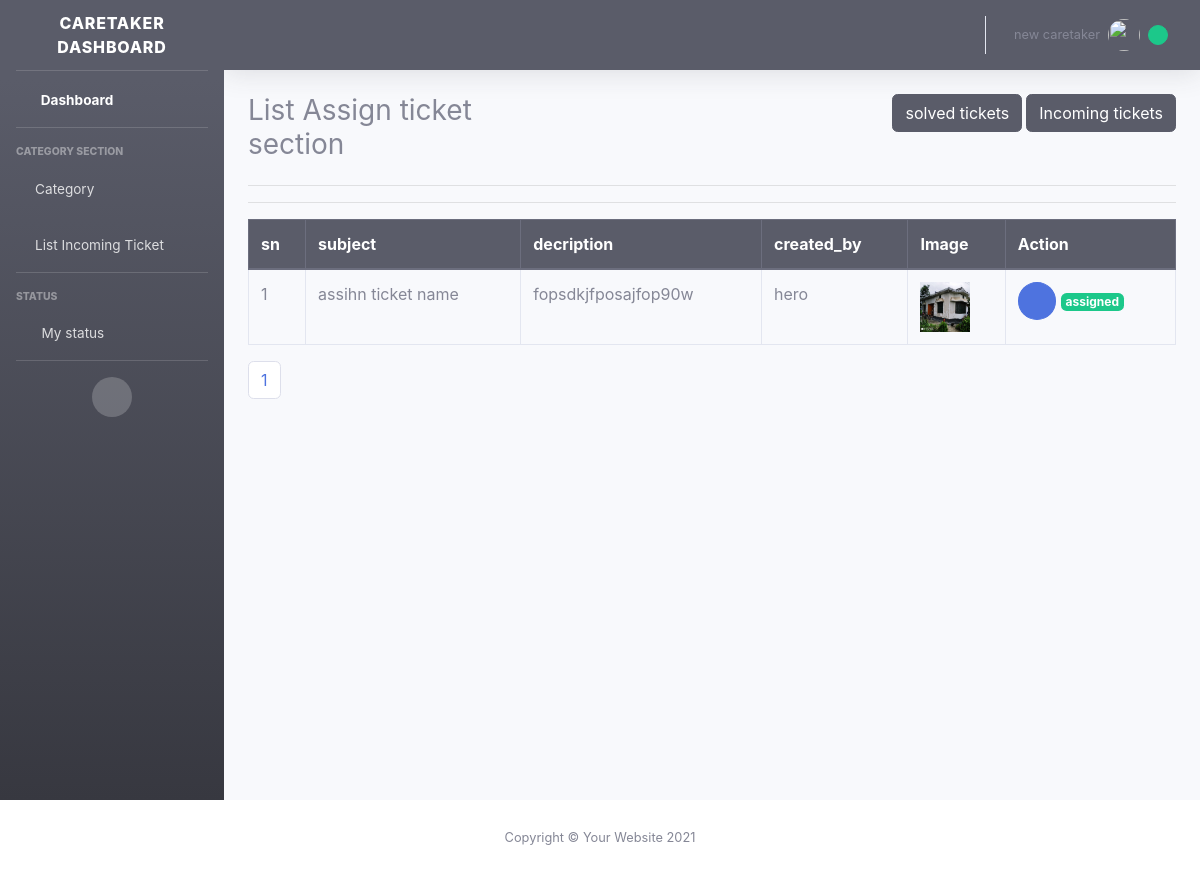
/user/caretaker/my-assign-list (signed in), run on an earlier commit of the app's database.
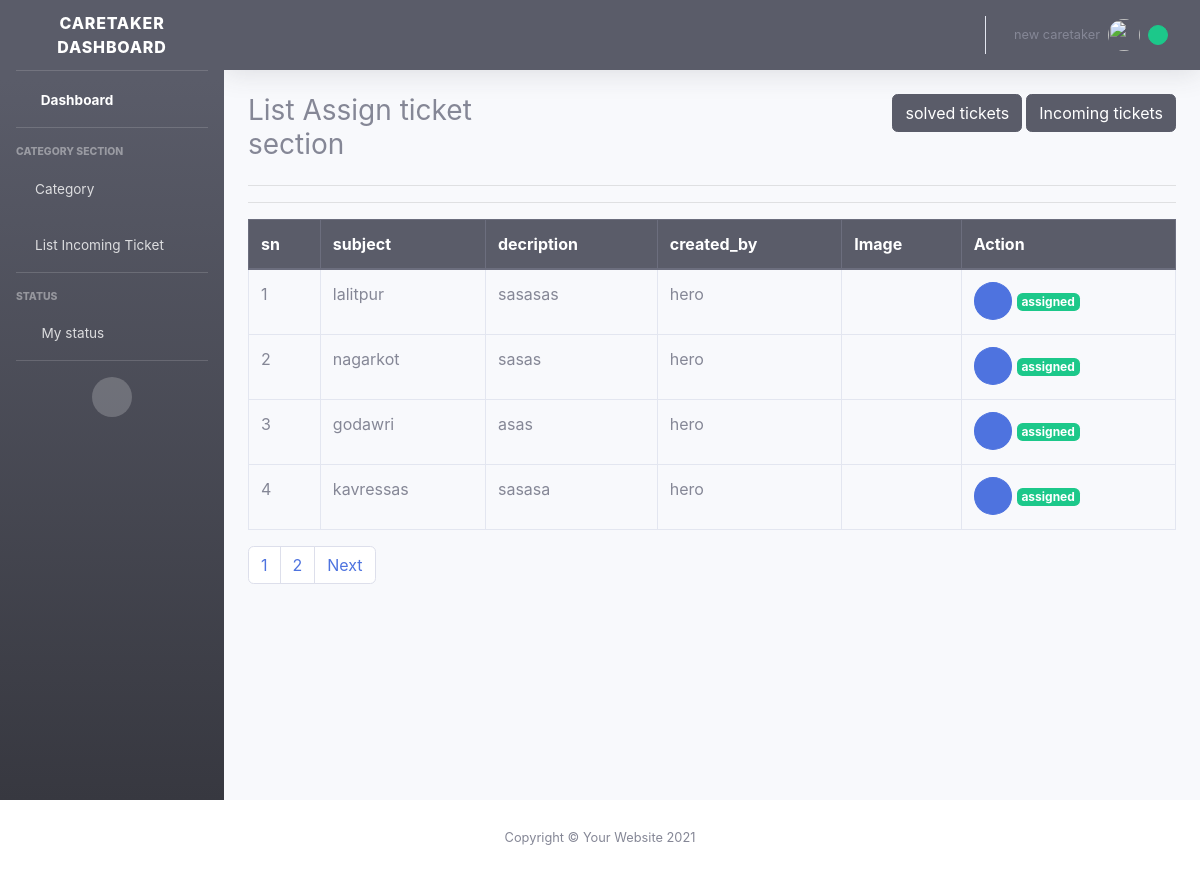
And on a later commit of the database.
### myUser/models.py (models this page shows, shortened)
class User(AbstractBaseUser):
    email = models.EmailField(unique=True,verbose_name='Email')
    name = models.CharField(max_length=20)
    address = models.CharField(max_length=30)
    phone_no = models.CharField(max_length=10)
    image = models.ImageField(upload_to='user/',null=True,blank=False)
    caretaker_status = models.CharField(max_length=9,choices=status,null=True,blank=True)
    is_customer = models.BooleanField(default=False)
    is_Caretaker = models.BooleanField(default=False)
    is_active = models.BooleanField(default=True)
    is_admin= models.BooleanField(default=False)
    created_at=models.DateTimeField(auto_now_add=True)
    updated_at=models.DateTimeField(auto_now=True)
    objects = UserManager()
    USERNAME_FIELD = 'email'
    REQUIRED_FIELDS  = ['name','address','phone_no']
    def __str__(self):
        return self.name

### Ticket/models.py (models this page shows, shortened)
class Ticket(models.Model):
    subject = models.CharField(max_length=30)
    description = models.TextField(max_length=50,blank=True,null=True)
    category  = models.ForeignKey(Category,models.CASCADE,null=True,blank=True)
    image = models.ImageField(upload_to='ticket/',null=True,blank=True)
    status = models.BooleanField(default=1)
    assignStatus = models.BooleanField(null=True,blank=True)
    created_by = models.ForeignKey(User, related_name= 'customerId' , on_delete=models.CASCADE, null=True, blank=True)
    created_at = models.DateTimeField(auto_now_add=True)
    updated_at = models.DateTimeField(auto_now=True)

### Ticket/views.py (the view)
# urls.py: path('caretaker/my-assign-list',views.assignList,name='assign_list'),
@login_required(login_url='caretakerlogin')
def assignList(request):
    assign_ticket_info = ticketAssign.objects.select_related('ticketId').filter(caretakerId= request.user.id)
    bag = []
    for s in assign_ticket_info:
        result = (s.ticketId.id)
        bag.append(result)
    assign_ticket = Ticket.objects.filter(id__in=bag, status=True).order_by('id')
    paginate = Paginator(assign_ticket,4)
    page_url = request.GET.get('page')
    try:
        ticket_info = paginate.page(page_url)
    except PageNotAnInteger:
        ticket_info = paginate.page(1)
    except EmptyPage:
        ticket_info = paginate.page(paginate.num_pages)
    data ={
        'assign':ticket_info,
        'range': paginate
    }
    return render(request,'caretaker/tickets/assign_ticket.html',data)

### templates/careTaker/tickets/assign_ticket.html (shortened to what this page needs)
<!DOCTYPE html>
{% extends '../../caretaker/includes/dashboardhome.html' %}
{% load static %}
{% block 'body' %}
<div class="container-fluid">
    <div class="row" id="dashboardcustomer">
        <div class="col-4">
            <h3 id="customerDashboard">List Assign ticket section</h3>
        </div>
        <div class="col-8">
            <a class="btn btn-dark top-button" href="{% url 'incoming_ticket'  %}">Incoming tickets</a>
            <a class="btn btn-dark top-button mr-1" href="{% url 'solve_ticket_list' %}">solved tickets</a>
        </div>
    </div>
    <hr>
    <hr>
    {% if assign %}
    <table class="table table-bordered table-hover ">
        <thead class="thead-dark">
        <tr>
            <th scope="col">sn</th>
            <th>subject</th>
            <th>decription</th>
            <th>created_by</th>
            <th>Image</th>
            <th>Action</th>
        </tr>
        </thead>
        <tbody>
        {% for t in assign %}
        <tr>
            <td>{{forloop.counter}}</td>
            <td>{{t.subject}}</td>
            {% autoescape off %}
            <td>{{t.description}}</td>
            {% endautoescape %}
            <td>{{t.created_by}}</td>
            {% if t.image %}
            <td>
                <img src="{{MEDIA_URL}}{{t.image.url}}" height="50" width="50" alt="">
            </td>
            {% else %}
            <td>
            </td>
            {% endif %}
            <td>
                <a href="{% url 'view_details' t.id %}" class="btn btn-primary rounded-circle"><i
                        class="fa fa-eye "
                        title="Details info"></i></a>
                <span class="badge badge-success">assigned</span>
            </td>
        </tr>
        {% endfor %}
        </tbody>
    </table>
      <nav aria-label="...">
                          <ul class="pagination">
                              {% for i in range.page_range %}
                               {% if i <= 3  %}
                            <li class="page-item"><a href="?page={{i}}" class="page-link" >{{i}}</a></li>
                              {% endif %}
                              {% endfor %}
                              {% if assign.has_next %}
                            <li class="page-item">
                              <a class="page-link" href="?page={{assign.next_page_number}}">Next</a>
                            </li>
                              {% endif %}
                          </ul>
                        </nav>
    {% else %}
    <h4>Sorry! you have not assign a ticket yet</h4>
    {% endif %}
</div>
{% endblock %}

### templates/careTaker/includes/dashboardhome.html (shortened to what this page needs)
<!DOCTYPE html>
{% load static %}
<html lang="en">
<head>
    <link rel="stylesheet" href="{% static 'fontawesome/css/all.min.css' %}">
    <link rel="stylesheet" href="{% static 'css/style.css' %}">
    <link href=" {% static 'css/sm-admin2.css' %} " rel="stylesheet">
</head>
<body id="page-top">
    <div id="wrapper">
        {% include 'caretaker/includes/sidebar.html' %}
        <div id="content-wrapper" class="d-flex flex-column">
            <div id="content">
                {% include 'caretaker/includes/topbar.html' %}
                  {% block 'body' %}
                  {% endblock %}
                  </div>
                </div>
            </div>
            <footer class="sticky-footer bg-white">
                <div class="container my-auto">
                    <div class="copyright text-center my-auto">
                        <span>Copyright &copy; Your Website 2021</span>
                    </div>
                </div>
            </footer>
</body>
</html>

### templates/careTaker/includes/sidebar.html (shortened to what this page needs)
        <ul class="navbar-nav bg-gradient-dark sidebar sidebar-dark accordion" id="accordionSidebar">
            <a class="sidebar-brand d-flex align-items-center justify-content-center" href="{% url 'customerdashboard' %}">
                <div class="sidebar-brand-text mx-3">Caretaker dashboard</div>
            </a>
            <hr class="sidebar-divider my-0">
            <li class="nav-item active">
                <a class="nav-link" href=" {% url 'customerdashboard' %}">
                    <i class="fas fa-fw fa-tachometer-alt"></i>
                    <span>Dashboard</span></a>
            </li>
            <hr class="sidebar-divider">
            <div class="sidebar-heading">
                Category Section
            </div>
            <li class="nav-item">
                <a class="nav-link collapsed" href="#" data-toggle="collapse" data-target="#collapseTwo"
                    aria-expanded="true" aria-controls="collapseTwo">
                    <i class="fas fa-book" aria-hidden="true"></i>
                    <span>Category</span>
                </a>
            </li>
            <li class="nav-item">
                <a class="nav-link collapsed" href="#" data-toggle="collapse" data-target="#collapseUtilities"
                    aria-expanded="true" aria-controls="collapseUtilities">
                    <i class="fas fa-book"></i>
                    <span>List Incoming Ticket </span>
                </a>
            </li>
            <hr class="sidebar-divider">
            <div class="sidebar-heading">
                Status
            </div>
            <li class="nav-item">
                <a class="nav-link collapsed" href="#" data-toggle="collapse" data-target="#collapsePages"
                    aria-expanded="true" aria-controls="collapsePages">
                    <i class="fas fa-fw fa-folder"></i>
                    <span>My status</span>
                </a>
            </li>
            <hr class="sidebar-divider d-none d-md-block">
            <div class="text-center d-none d-md-inline">
                <button class="rounded-circle border-0" id="sidebarToggle"></button>
            </div>
        </ul>

### templates/careTaker/includes/topbar.html (shortened to what this page needs)
 {% load static %}
                <nav class="navbar navbar-expand navbar-light bg-dark topbar mb-4 static-top shadow">
                    <ul class="navbar-nav ml-auto">
                        <li class="nav-item dropdown no-arrow">
                            <a class="nav-link dropdown-toggle " href="#" id="userDropdown" role="button"
                                data-toggle="dropdown" aria-haspopup="true" aria-expanded="false">
                                <span class="mr-2 d-none d-lg-inline text-gray-600 small">{{user.name}}</span>
                                {% if user.image %}
                                <img class="img-profile rounded-circle mr-2"
                                    src="{{MEDIA_URL}}{{user.image.url}}">
                                {% else %}
                                 <img class="img-profile rounded-circle mr-2"
                                    src="{% static 'images/default_image.png' %}">
                                {% endif  %}
                                {% if request.user.caretaker_status == "available" %}
                                <span class="mr-1 d-none d-lg-inline text-gray-600 small"><button class="btn btn-sm btn-circle btn-success" title="active" style="border-radius:100px;height:20px; width:20px;"></button></span>
                                {% else %}
                                <span class="mr-2 d-none d-lg-inline text-gray-600 small"><button class="btn btn-sm btn-circle btn-danger" title="busy" style="border-radius:100px;height:20px; width:20px;"></button></span>
                                {%  endif %}
                            </a>
                        </li>
                    </ul>
                </nav>

### static/css/style.css (style rules this page uses)
.navbar { background-color:black; }
.top-button { float:right; }

What changed in the data, as far as the page shows it:
no longer on this page (row edited): Ticket: subject "assihn ticket name", description "fopsdkjfposajfop90w", created_by "hero", image (picture)
added Ticket: subject "lalitpur", description "sasasas", created_by "hero"
added Ticket: subject "nagarkot", description "sasas", created_by "hero"
added Ticket: subject "godawri", description "asas", created_by "hero"
added Ticket: subject "kavressas", description "sasasa", created_by "hero"
Also different on the page:
new list line: "2"
text now shown: "Next"
